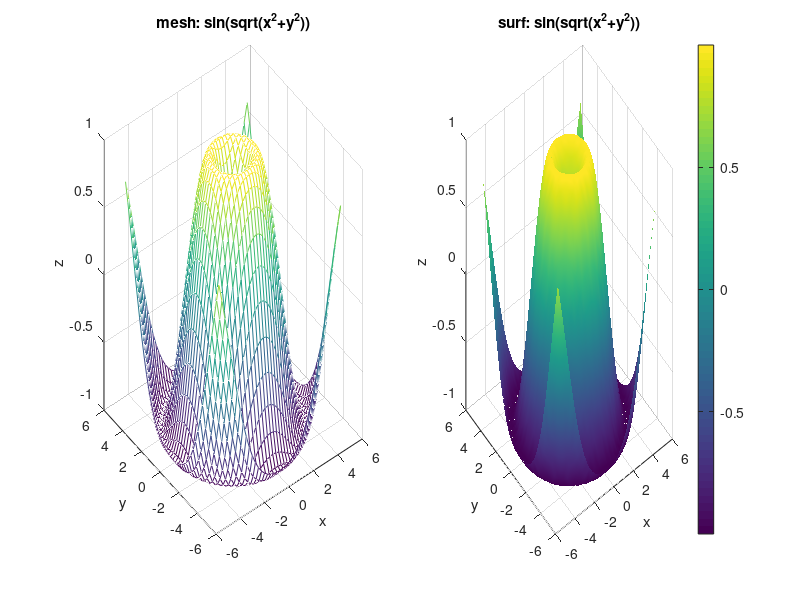

Write MATLAB code to recreate this figure.
function ex8_mesh_sinc()
% Create meshgrid for x,y in [-5,5] and plot z = sin(sqrt(x^2+y^2))
[X,Y] = meshgrid(-5:0.25:5,-5:0.25:5);
R = sqrt(X.^2 + Y.^2);
Z = sin(R);

figure;
subplot(1,2,1);
mesh(X,Y,Z);
title('mesh: sin(sqrt(x^2+y^2))');
xlabel('x'); ylabel('y'); zlabel('z');

subplot(1,2,2);
surf(X,Y,Z);
shading interp; colorbar;
title('surf: sin(sqrt(x^2+y^2))');
xlabel('x'); ylabel('y'); zlabel('z');
end
